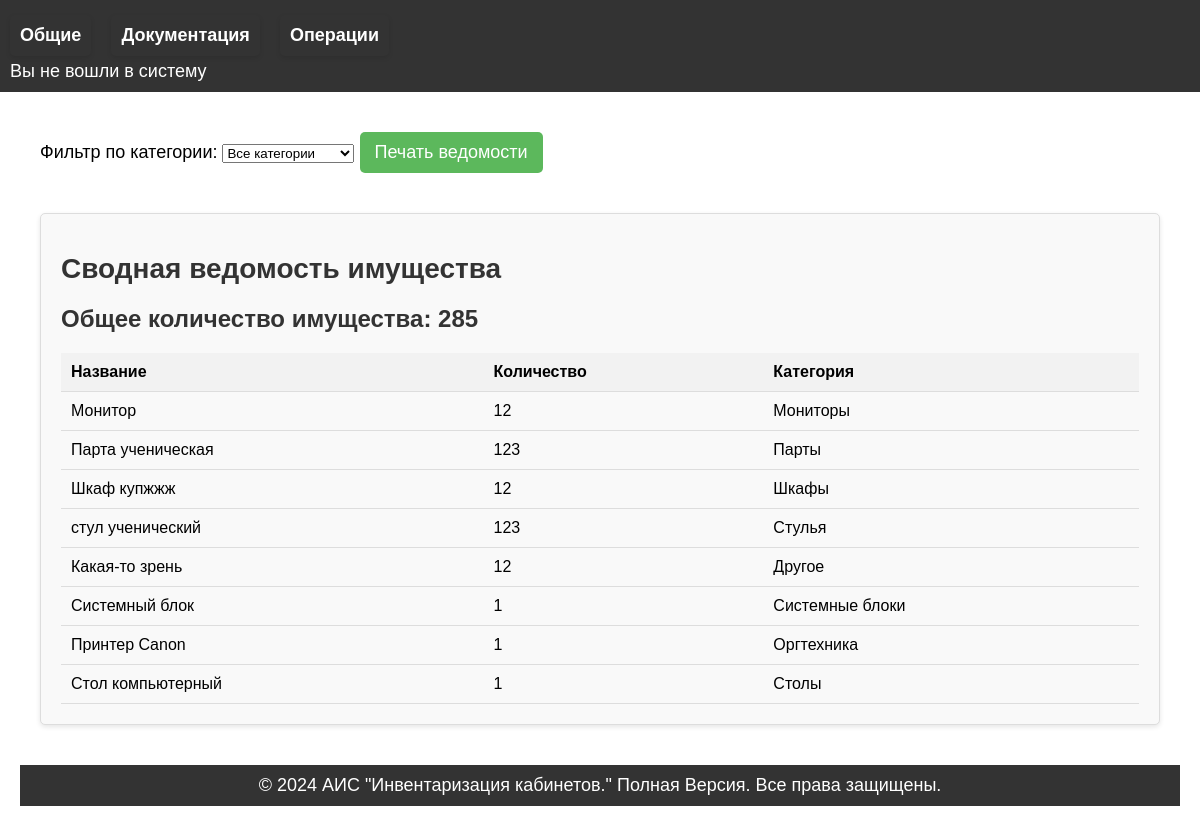
Page /all_inventory_ved on the committed database.
### tables this page shows
CREATE TABLE item (
            id INTEGER PRIMARY KEY AUTOINCREMENT,
            name TEXT NOT NULL,
            quantity INTEGER NOT NULL,
            inventory INTEGER NOT NULL,
            type TEXT NOT NULL,
            category TEXT NOT NULL,
            room_id INTEGER,
            FOREIGN KEY (room_id) REFERENCES room (id)
        );

### main.py (the view)
@app.route('/all_inventory_ved')
def allin():
    conn = get_db_connection()
    cursor = conn.cursor()
    cursor.execute("SELECT DISTINCT category FROM item")
    categories = [row['category'] for row in cursor.fetchall()]
    selected_category = request.args.get('category')
    if selected_category:
        cursor.execute("SELECT * FROM item WHERE category = ?", (selected_category,))
    else:
        cursor.execute("SELECT * FROM item")
    items = cursor.fetchall()
    total_quantity = sum(item['quantity'] for item in items)
    conn.close()
    return render_template('all_im.html', categories=categories, items=items, total_quantity=total_quantity, selected_category=selected_category)

### main.py (called while the page is built)
def get_db_connection():
    conn = sqlite3.connect('inventory.db')
    conn.row_factory = sqlite3.Row  # Позволяет обращаться к столбцам по имени
    return conn

### templates/all_im.html (shortened to what this page needs)
{% extends 'base.html' %}
{% block content %}
<div class="container">
    <form method="GET" action="{{ url_for('allin') }}">
        <label for="category">Фильтр по категории:</label>
        <select name="category" id="category" onchange="this.form.submit()">
            <option value="">Все категории</option>
        </select>
        <button onclick="printCard()" class="print-button no-print">Печать ведомости</button>
    </form>
    <div class="card" id="printableCard">
        <h1>Сводная ведомость имущества</h1>
        <h2>Общее количество имущества: {{ total_quantity }}</h2>
        <table>
            <thead>
                <tr>
                    <th>Название</th>
                    <th>Количество</th>
                    <th>Категория</th>
                </tr>
            </thead>
            <tbody>
                {% for item in items %}
                    <tr>
                        <td>{{ item['name'] }}</td>
                        <td>{{ item['quantity'] }}</td>
                        <td>{{ item['category'] }}</td>
                    </tr>
                {% endfor %}
            </tbody>
        </table>
    </div>
{% endblock %}

### static/css/style.css (style rules this page uses)
h1 { margin-bottom: 20px; font-size: 24px; color: #333; }
@media (min-width: 768px) { body { font-size: 18px; } }
@media (min-width: 768px) { .container { padding: 20px; } }
@media (min-width: 768px) { h1 { font-size: 36px; } }
@media (min-width: 768px) { h2 { font-size: 24px; } }
@media (min-width: 768px) { table { font-size: 16px; } }
@media (min-width: 768px) { input, button { font-size: 18px; } }
body { font-family: Arial, sans-serif; margin: 0; padding: 0; }
.container { max-width: 100%; margin: 0 auto; }
h2 { margin-bottom: 20px; font-size: 24px; color: #333; }
h1 { margin-bottom: 20px; font-size: 28px; color: #333; }
table { width: 100%; border-collapse: collapse; }
th, td { padding: 8px; text-align: left; border-bottom: 1px solid #ddd; }
th { background-color: #f2f2f2; }
.card { border: 1px solid #ddd; padding: 16px; margin: 20px 0; border-radius: 5px; box-shadow: 0 2px 5px rgba(0, 0, 0, 0.1); }
.print-button { padding: 10px 15px; background-color: #5cb85c; color: white; border: none; border-radius: 5px; cursor: pointer; margin-bottom: 20px; }
.card { border: 1px solid #ddd; border-radius: 5px; padding: 20px; margin-top: 20px; background-color: #f9f9f9; }
table { width: 100%; border-collapse: collapse; margin-top: 10px; }
th, td { padding: 10px; text-align: left; border-bottom: 1px solid #ddd; }

### rows in the picture
item: name "Монитор", quantity "12", category "Мониторы"
item: name "Парта ученическая", quantity "123", category "Парты"
item: name "Шкаф купжжж", quantity "12", category "Шкафы"
item: name "стул ученический", quantity "123", category "Стулья"
item: name "Какая-то зрень", quantity "12", category "Другое"
item: name "Системный блок", quantity "1", category "Системные блоки"
item: name "Принтер Canon", quantity "1", category "Оргтехника"
item: name "Стол компьютерный", quantity "1", category "Столы"

### other values in the picture
{{ total_quantity }} "285"
